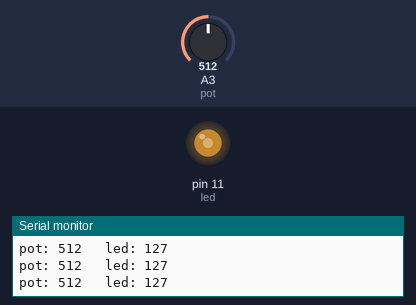
Simulated run of this sketch. Board: Arduino Uno, built with avr-gcc and run on an emulated ATmega328P. Parts: output pins drawn as LEDs (lit = HIGH), the last lines printed to the serial monitor. The inputs (shaded band) are chosen by the test bench; at power-on: A3 (pot) = 512.

Above: at 1.2 s.
1.3 s: A3 (pot) set to 417
At 2.5 s:
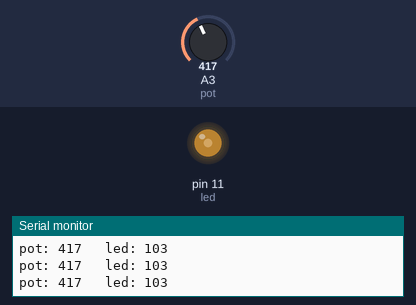
2.8 s: A3 (pot) set to 389
At 4.0 s:
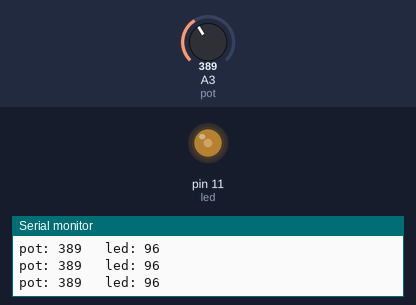
5.8 s: A3 (pot) set to 1023
At 6.2 s:
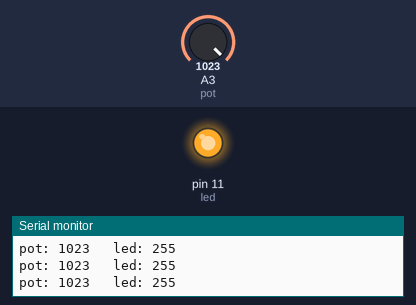
7.3 s: A3 (pot) set to 0
At 8.5 s:
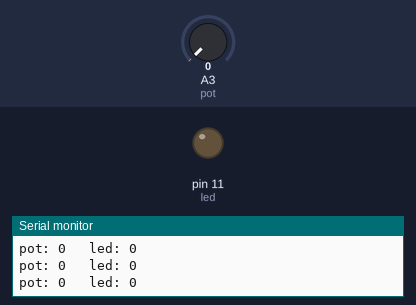
8.8 s: A3 (pot) set to 8
At 9.3 s:
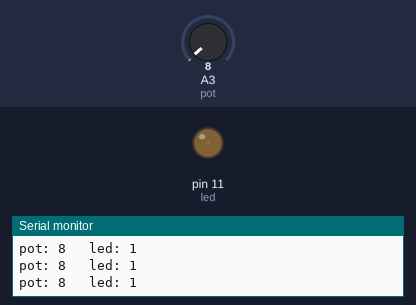
10.3 s: A3 (pot) set to 11
At 10.6 s:
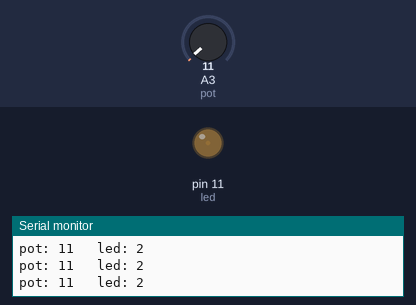
Timing chart, 0 to 13.3 s (numbered marks = the images above; inputs shaded):
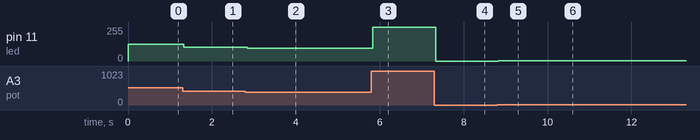

Measured:
- after the input at 1.3 s, pin 11 (led): 127/255 → 103/255 at once
- after the input at 2.8 s, pin 11 (led): 103/255 → 96/255 at once
- after the input at 5.8 s, pin 11 (led): 96/255 → 255/255 at once
- after the input at 7.3 s, pin 11 (led): 255/255 → 0/255 at once
- after the input at 8.8 s, pin 11 (led): 0/255 → 1/255 at once
- after the input at 10.3 s, pin 11 (led): 1/255 → 2/255 at once

The sketch:

potentiometer.ino
```cpp
#define pot  A3
#define led  11
int pot_val;
int led_val;
void setup(){
  pinMode(led,OUTPUT);
  pinMode(pot,INPUT);
  Serial.begin(9600);
}
void loop(){
 pot_val =analogRead(pot);
Serial.print("pot: ");
Serial.print(pot_val);
  led_val=map(pot_val,0,1023,0,255);
    Serial.print("   led: ");
  Serial.println(led_val);
   analogWrite(led,led_val);

}
```
